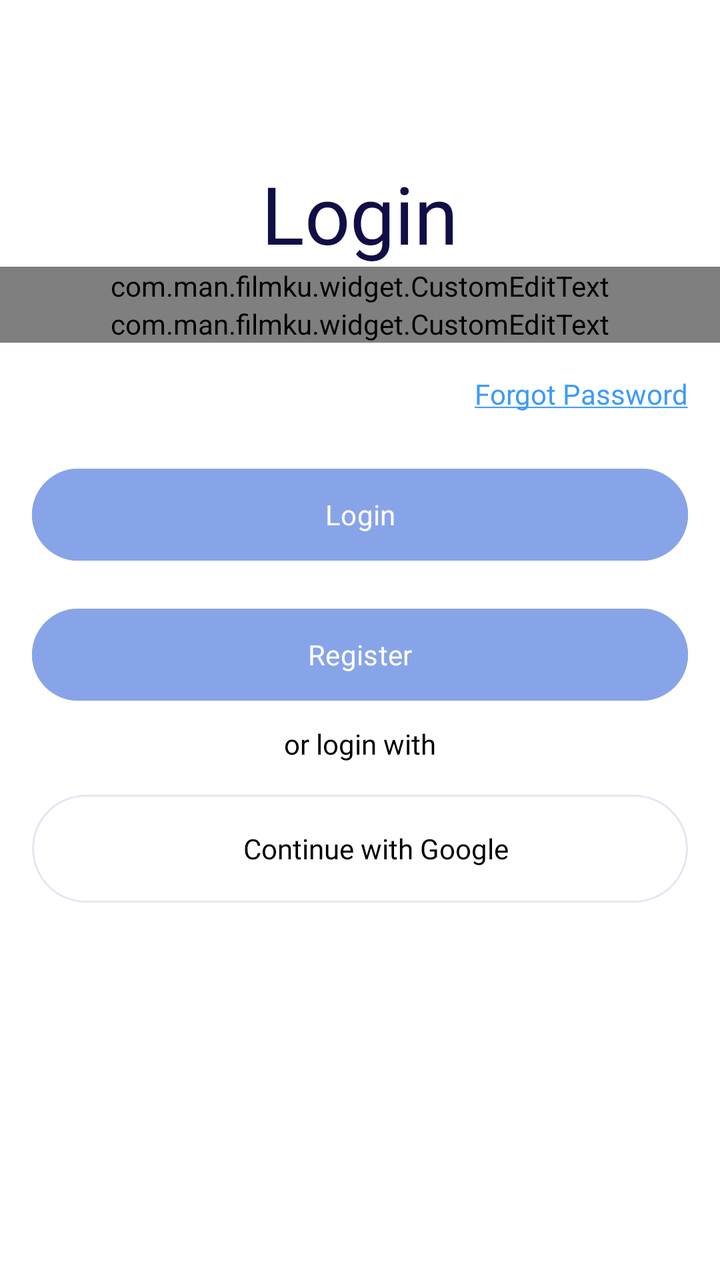
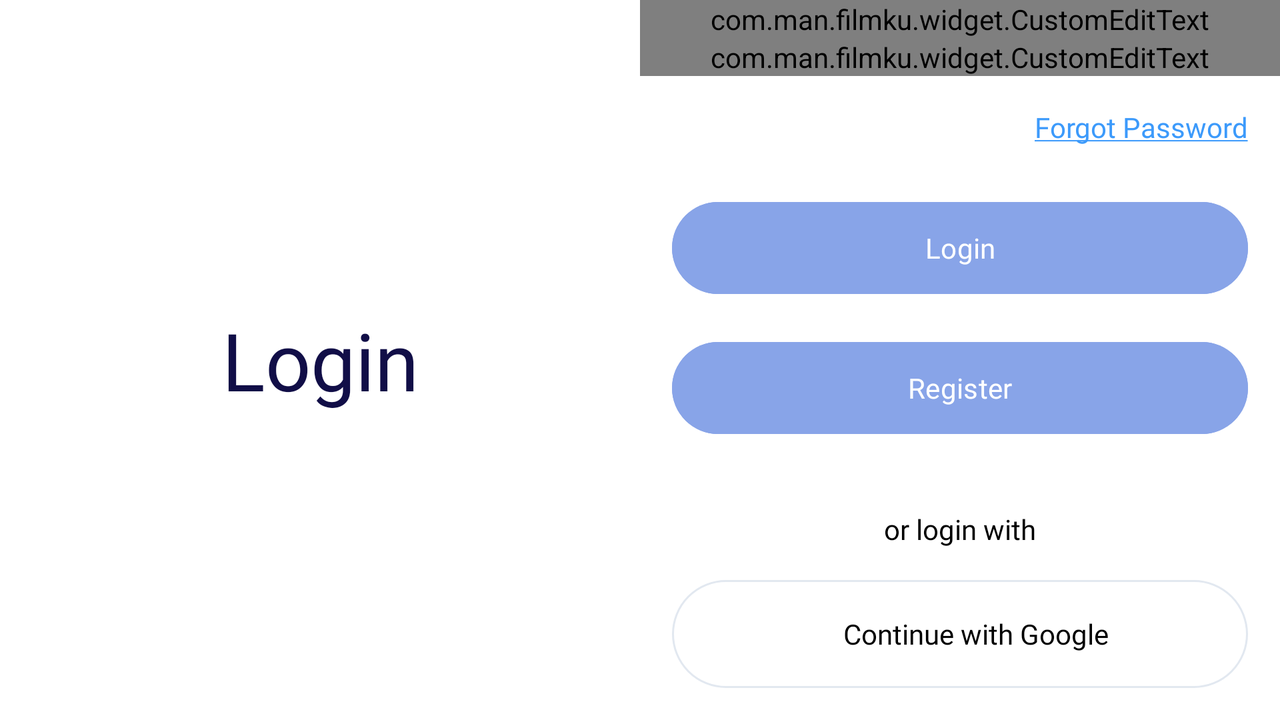

First picture: res/layout/ on a phone held upright. Second picture: the repository's own variant of that layout, on a device whose configuration matches the variant's folder. Source for both follows.
<!-- AndroidManifest.xml: application theme Theme.FilmKu -->
<!-- res/layout/activity_login.xml -->
<?xml version="1.0" encoding="utf-8"?>
<ScrollView xmlns:android="http://schemas.android.com/apk/res/android"
    xmlns:app="http://schemas.android.com/apk/res-auto"
    xmlns:tools="http://schemas.android.com/tools"
    android:id="@+id/main"
    android:layout_width="match_parent"
    android:layout_height="match_parent"
    android:background="@color/white"
    android:orientation="vertical"
    tools:context=".presentation.login.LoginActivity">

    <androidx.appcompat.widget.LinearLayoutCompat
        android:layout_width="match_parent"
        android:layout_height="wrap_content"
        android:orientation="vertical">


        <TextView
            android:layout_width="wrap_content"
            android:layout_height="wrap_content"
            android:layout_gravity="center"
            android:layout_marginTop="80dp"
            android:fontFamily="@font/merriweather_black"
            android:text="@string/text_login"
            android:textColor="@color/black_primary"
            android:textSize="40sp"
            app:layout_constraintBottom_toBottomOf="parent"
            app:layout_constraintEnd_toEndOf="parent"
            app:layout_constraintStart_toStartOf="parent"
            app:layout_constraintTop_toTopOf="parent" />

        <com.man.filmku.widget.CustomEditText
            android:id="@+id/edt_email"
            android:layout_width="match_parent"
            android:layout_height="wrap_content"
            app:hint_text="Enter your email"
            app:input_type="email"
            app:title="Email" />

        <com.man.filmku.widget.CustomEditText
            android:id="@+id/edt_password"
            android:layout_width="match_parent"
            android:layout_height="wrap_content"
            app:hint_text="Enter your password"
            app:input_type="password"
            app:title="Password" />


        <TextView
            style="@style/Gabarito.Regular"
            android:layout_width="wrap_content"
            android:layout_height="wrap_content"
            android:layout_gravity="end"
            android:layout_marginTop="8dp"
            android:layout_marginEnd="16dp"
            android:paddingVertical="8dp"
            android:text="@string/text_forgot_password"
            android:textColor="@color/accent_blue"
            android:textSize="14sp" />

        <TextView
            android:id="@+id/tv_sample_data"
            style="@style/Gabarito.Regular"
            android:layout_width="wrap_content"
            android:layout_height="wrap_content"
            android:layout_gravity="center_horizontal"
            android:layout_marginTop="8dp"
            android:text="Kosong"
            android:visibility="gone"
            android:textSize="14sp" />

        <com.google.android.material.button.MaterialButton
            android:id="@+id/btn_login"
            style="@style/Gabarito.Regular"
            android:layout_width="match_parent"
            android:layout_height="54dp"
            android:layout_marginHorizontal="16dp"
            android:layout_marginTop="16dp"
            android:backgroundTint="@color/portage"
            android:text="@string/text_login"
            android:textColor="@color/white" />


        <com.google.android.material.button.MaterialButton
            android:id="@+id/btn_register"
            style="@style/Gabarito.Regular"
            android:layout_width="match_parent"
            android:layout_height="54dp"
            android:layout_marginHorizontal="16dp"
            android:layout_marginTop="16dp"
            android:backgroundTint="@color/portage"
            android:text="Register"
            android:textColor="@color/white" />

        <View
            android:layout_width="match_parent"
            android:layout_height="0dp"
            android:layout_weight="1" />


        <TextView
            style="@style/Gabarito.Regular"
            android:layout_width="wrap_content"
            android:layout_height="wrap_content"
            android:layout_gravity="center_horizontal"
            android:layout_marginTop="8dp"
            android:text="@string/text_or_login_with"
            android:textSize="14sp" />

        <androidx.appcompat.widget.LinearLayoutCompat
            android:id="@+id/btn_login_google"
            android:layout_width="match_parent"
            android:layout_height="54dp"
            android:layout_marginHorizontal="16dp"
            android:layout_marginTop="16dp"
            android:layout_marginBottom="16dp"
            android:background="@drawable/bg_white_stroke_grey_32_dp"
            android:gravity="center">

            <androidx.appcompat.widget.AppCompatImageView
                android:layout_width="wrap_content"
                android:layout_height="wrap_content"
                android:src="@drawable/ic_google_sign" />

            <TextView
                style="@style/Gabarito.Regular"
                android:layout_width="wrap_content"
                android:layout_height="wrap_content"
                android:layout_gravity="center_vertical"
                android:layout_marginStart="16dp"
                android:text="Continue with Google"
                android:textColor="@color/black"
                android:textSize="14sp" />

        </androidx.appcompat.widget.LinearLayoutCompat>

    </androidx.appcompat.widget.LinearLayoutCompat>

</ScrollView>
<!-- resources referenced by this layout -->
<resources>
  <color name="accent_blue">#3C9AFB</color>
  <color name="black">#FF000000</color>
  <color name="black_primary">#110E47</color>
  <color name="portage">#88A4E8</color>
  <color name="white">#FFFFFFFF</color>
  <!-- drawable bg_white_stroke_grey_32_dp (drawable) -->
  <?xml version="1.0" encoding="utf-8"?>
  <shape xmlns:android="http://schemas.android.com/apk/res/android"
      android:shape="rectangle">
  
      <solid android:color="@color/white"/>
  
      <stroke android:width="1dp"
          android:color="@color/dusty_gray"/>
  
      <corners android:radius="32dp"/>
  </shape>
  <string name="text_forgot_password"><u>Forgot Password</u></string>
  <string name="text_login">Login</string>
  <string name="text_or_login_with">or login with</string>
  <style name="Gabarito.Regular" parent="">
          <item name="android:fontFamily">@font/gabarito_regular</item>
          <item name="android:textColor">@color/black</item>
      </style>
  <style name="Theme.FilmKu" parent="Base.Theme.FilmKu" />
  <color name="dusty_gray">#E2E8F0</color>
  <style name="Base.Theme.FilmKu" parent="Theme.Material3.Light.NoActionBar">
          
          
      </style>
</resources>
<!-- res/layout-w600dp-land/activity_login.xml (the repository's variant of the layout above) -->
<!-- drawn on the phone turned sideways -->
<?xml version="1.0" encoding="utf-8"?>
<LinearLayout xmlns:android="http://schemas.android.com/apk/res/android"
    xmlns:app="http://schemas.android.com/apk/res-auto"
    xmlns:tools="http://schemas.android.com/tools"
    android:id="@+id/main"
    android:layout_width="match_parent"
    android:layout_height="match_parent"
    android:background="@color/white"
    android:orientation="horizontal"
    tools:context=".login.LoginActivity">

    <TextView
        android:layout_width="0dp"
        android:layout_height="wrap_content"
        android:layout_gravity="center"
        android:layout_weight="1"
        android:fontFamily="@font/merriweather_black"
        android:text="@string/text_login"
        android:gravity="center"
        android:textColor="@color/black_primary"
        android:textSize="40sp" />

    <LinearLayout
        android:layout_width="0dp"
        android:layout_height="match_parent"
        android:layout_weight="1"
        android:orientation="vertical">

        <com.man.filmku.widget.CustomEditText
            android:id="@+id/edt_email"
            android:layout_width="match_parent"
            android:layout_height="wrap_content"
            app:hint_text="Enter your email"
            app:input_type="email"
            app:title="Email" />

        <com.man.filmku.widget.CustomEditText
            android:id="@+id/edt_password"
            android:layout_width="match_parent"
            android:layout_height="wrap_content"
            app:hint_text="Enter your password"
            app:input_type="password"
            app:title="Password" />


        <TextView
            style="@style/Gabarito.Regular"
            android:layout_width="wrap_content"
            android:layout_height="wrap_content"
            android:layout_gravity="end"
            android:layout_marginTop="8dp"
            android:layout_marginEnd="16dp"
            android:paddingVertical="8dp"
            android:text="@string/text_forgot_password"
            android:textColor="@color/accent_blue"
            android:textSize="14sp" />

        <com.google.android.material.button.MaterialButton
            android:id="@+id/btn_login"
            style="@style/Gabarito.Regular"
            android:layout_width="match_parent"
            android:layout_height="54dp"
            android:layout_marginHorizontal="16dp"
            android:layout_marginTop="16dp"
            android:backgroundTint="@color/portage"
            android:text="@string/text_login"
            android:textColor="@color/white" />


        <com.google.android.material.button.MaterialButton
            android:id="@+id/btn_register"
            style="@style/Gabarito.Regular"
            android:layout_width="match_parent"
            android:layout_height="54dp"
            android:layout_marginHorizontal="16dp"
            android:layout_marginTop="16dp"
            android:backgroundTint="@color/portage"
            android:text="Register"
            android:textColor="@color/white" />

        <View
            android:layout_width="match_parent"
            android:layout_height="0dp"
            android:layout_weight="1" />


        <TextView
            style="@style/Gabarito.Regular"
            android:layout_width="wrap_content"
            android:layout_height="wrap_content"
            android:layout_gravity="center_horizontal"
            android:layout_marginTop="8dp"
            android:text="@string/text_or_login_with"
            android:textSize="14sp" />

        <androidx.appcompat.widget.LinearLayoutCompat
            android:id="@+id/btn_login_google"
            android:layout_width="match_parent"
            android:layout_height="54dp"
            android:layout_marginHorizontal="16dp"
            android:layout_marginTop="16dp"
            android:layout_marginBottom="16dp"
            android:background="@drawable/bg_white_stroke_grey_32_dp"
            android:gravity="center">

            <androidx.appcompat.widget.AppCompatImageView
                android:layout_width="wrap_content"
                android:layout_height="wrap_content"
                android:src="@drawable/ic_google_sign" />

            <TextView
                style="@style/Gabarito.Regular"
                android:layout_width="wrap_content"
                android:layout_height="wrap_content"
                android:layout_gravity="center_vertical"
                android:layout_marginStart="16dp"
                android:text="Continue with Google"
                android:textColor="@color/black"
                android:textSize="14sp" />

        </androidx.appcompat.widget.LinearLayoutCompat>

    </LinearLayout>


</LinearLayout>
